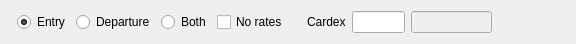
<?xml version="1.0" encoding="UTF-8"?>
<ui version="4.0">
 <class>FExpectedArrivals</class>
 <widget class="QWidget" name="FExpectedArrivals">
  <property name="geometry">
   <rect>
    <x>0</x>
    <y>0</y>
    <width>576</width>
    <height>41</height>
   </rect>
  </property>
  <property name="windowTitle">
   <string>Form</string>
  </property>
  <layout class="QHBoxLayout" name="horizontalLayout_2">
   <item>
    <widget class="WDate2" name="wd" native="true"/>
   </item>
   <item>
    <widget class="QWidget" name="widget" native="true">
     <layout class="QHBoxLayout" name="horizontalLayout_3">
      <property name="leftMargin">
       <number>0</number>
      </property>
      <property name="topMargin">
       <number>0</number>
      </property>
      <property name="rightMargin">
       <number>0</number>
      </property>
      <property name="bottomMargin">
       <number>0</number>
      </property>
      <item>
       <widget class="QRadioButton" name="rbEntry">
        <property name="focusPolicy">
         <enum>Qt::ClickFocus</enum>
        </property>
        <property name="text">
         <string>Entry</string>
        </property>
        <property name="checked">
         <bool>true</bool>
        </property>
       </widget>
      </item>
      <item>
       <widget class="QRadioButton" name="rbDeparture">
        <property name="focusPolicy">
         <enum>Qt::ClickFocus</enum>
        </property>
        <property name="text">
         <string>Departure</string>
        </property>
       </widget>
      </item>
      <item>
       <widget class="QRadioButton" name="rgBoth">
        <property name="focusPolicy">
         <enum>Qt::ClickFocus</enum>
        </property>
        <property name="text">
         <string>Both</string>
        </property>
        <property name="checked">
         <bool>false</bool>
        </property>
       </widget>
      </item>
     </layout>
    </widget>
   </item>
   <item>
    <widget class="QCheckBox" name="chWithoutRates">
     <property name="text">
      <string>No rates</string>
     </property>
    </widget>
   </item>
   <item>
    <spacer name="horizontalSpacer_2">
     <property name="orientation">
      <enum>Qt::Horizontal</enum>
     </property>
     <property name="sizeHint" stdset="0">
      <size>
       <width>40</width>
       <height>20</height>
      </size>
     </property>
    </spacer>
   </item>
   <item>
    <widget class="QLabel" name="label_3">
     <property name="text">
      <string>Cardex</string>
     </property>
    </widget>
   </item>
   <item>
    <widget class="EQLineEdit" name="leCardexCode">
     <property name="maximumSize">
      <size>
       <width>80</width>
       <height>16777215</height>
      </size>
     </property>
     <property name="focusPolicy">
      <enum>Qt::ClickFocus</enum>
     </property>
    </widget>
   </item>
   <item>
    <widget class="EQLineEdit" name="leCardexName">
     <property name="enabled">
      <bool>false</bool>
     </property>
    </widget>
   </item>
   <item>
    <spacer name="horizontalSpacer">
     <property name="orientation">
      <enum>Qt::Horizontal</enum>
     </property>
     <property name="sizeHint" stdset="0">
      <size>
       <width>100</width>
       <height>20</height>
      </size>
     </property>
    </spacer>
   </item>
  </layout>
 </widget>
 <customwidgets>
  <customwidget>
   <class>EQLineEdit</class>
   <extends>QLineEdit</extends>
   <header location="global">eqlineedit.h</header>
   <slots>
    <signal>customButtonClicked(bool)</signal>
   </slots>
  </customwidget>
  <customwidget>
   <class>WDate2</class>
   <extends>QWidget</extends>
   <header location="global">wdate2.h</header>
   <container>1</container>
  </customwidget>
 </customwidgets>
 <resources/>
 <connections/>
</ui>
